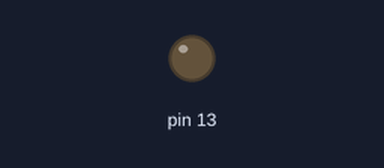
This sketch was run on a simulated Arduino Uno, built with avr-gcc and run on an emulated ATmega328P. On the bench: output pins drawn as LEDs (lit = HIGH).

Above: at 0.4 s.
At 35.5 s:
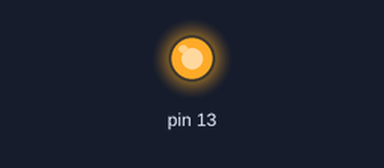
Timing chart, 0 to 40.0 s (numbered marks = the images above):
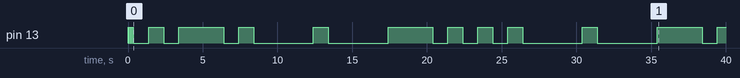

The sketch:

arduinoMorseCode.ino
```cpp
void setup() {
  // put your setup code here, to run once:
  pinMode(13,OUTPUT);
}

void wait(){
  int waitTime = 1000;
  digitalWrite(13,LOW);
  delay(waitTime);
}

void dot(){
  int dotTime = 1000;
  digitalWrite(13,HIGH);
  delay(dotTime);
  digitalWrite(13,LOW);
  wait();
  }

void dash(){
  int dashTime = 3000;
  digitalWrite(13,HIGH);
  delay(dashTime);
  digitalWrite(13,LOW);
  wait();
  }

void startMessage(){
    for (int i = 0; i < 4; i++) {
      int startSignal = 50;
      digitalWrite(13,HIGH);
      delay(startSignal);
      digitalWrite(13,LOW);
      delay(startSignal);
    }
   wait();
  }

void characterSpace(){
  digitalWrite(13,LOW);
  delay(3000);
}

void R(){
  dot();
  dash();
  dot();
  delay(3000);
}

void E(){
  dot();
  delay(3000);
}

void B(){
  dash();
  dot();
  dot();
  dot();
  delay(3000);
}

void C(){
  dash();
  dot();
  dash();
  dot();
  delay(3000);
}

void A(){
  dot();
  dash();
  delay(3000);
}

void loop() {
  // Dots last for one second, dashes last for three seconds,
  // spaces between dots and dashes take one second, spaces
  // between characters take three seconds, and spaces between
  // words take seven seconds.

  startMessage();
  R();
  E();
  B();
  E();
  C();
  C();
  A();
}
```
